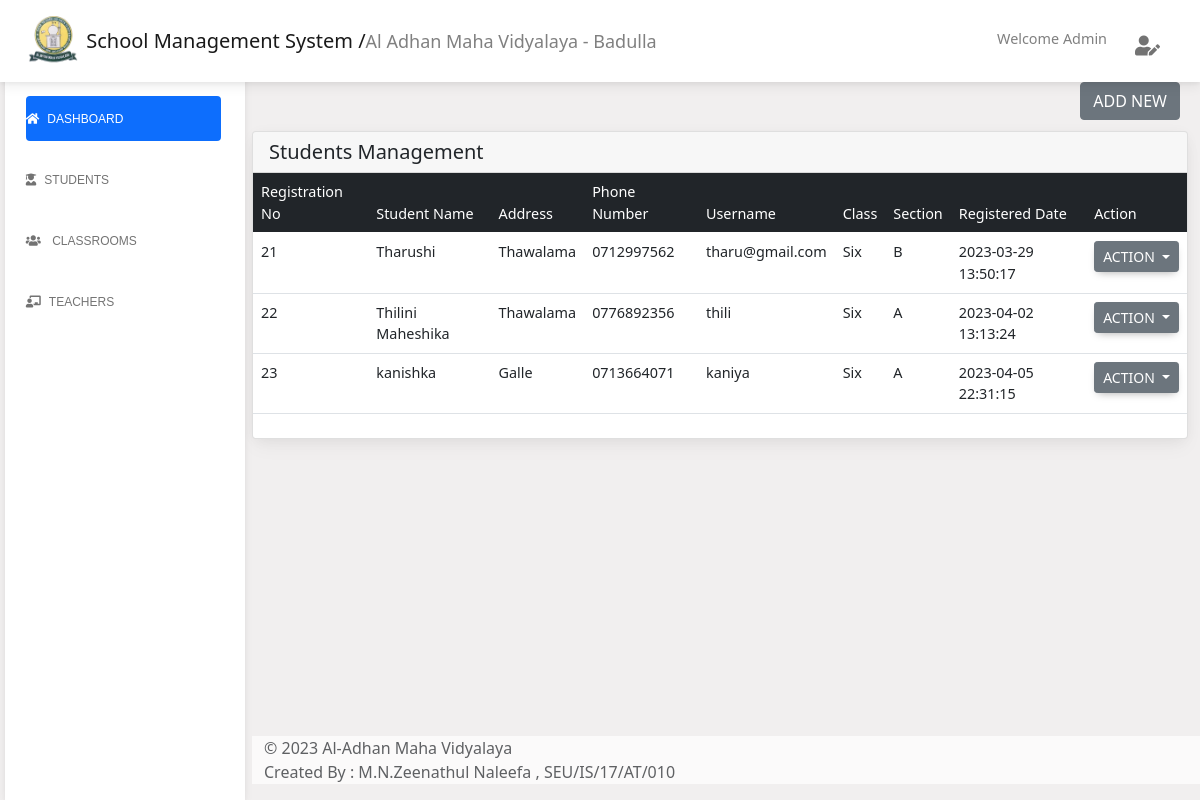
Screenshot of /admin/student.php (signed in) with the database file from the repository.
### tables this page shows
CREATE TABLE `student` (
  `reg_no` int(11) NOT NULL,
  `std_name` varchar(255) NOT NULL,
  `std_address` varchar(255) NOT NULL,
  `std_phone` varchar(10) NOT NULL,
  `std_uname` varchar(255) NOT NULL,
  `cls_id` int(11) NOT NULL,
  `sec_id` int(255) NOT NULL,
  `std_pass` varchar(8) NOT NULL,
  `reg_date` datetime NOT NULL,
  `is_deleted` int(2) NOT NULL
);

CREATE TABLE `class` (
  `cls_id` int(255) NOT NULL,
  `cls_name` varchar(255) NOT NULL,
  `is_deleted` int(2) NOT NULL
);

CREATE TABLE `section` (
  `sec_id` int(255) NOT NULL,
  `cls_id` varchar(255) NOT NULL,
  `sec_name` varchar(255) NOT NULL,
  `is_assigned` int(2) NOT NULL,
  `is_deleted` int(2) NOT NULL
);

### server/include/fetch.php (called while the page is built, shortened)
<?php
    function fetchStudent(){
        include 'connection.php';
        $viewstd = "SELECT * FROM student WHERE is_deleted = '0'";
        return mysqli_query($con, $viewstd);
    }
?>

### server/include/common.php (called while the page is built, shortened)
<?php
    function getSecById($sec_id){
        include 'connection.php';
        $q1= "SELECT * FROM section WHERE sec_id='$sec_id' AND is_deleted='0'";
        return mysqli_query($con,$q1);
    }
    function getClassbyID($cls_id){
        include 'connection.php';
        $viewcls = "SELECT * FROM class WHERE cls_id='$cls_id' AND is_deleted='0'";
        return mysqli_query($con,$viewcls);
    }
?>

### admin/student.php (the view, shortened to what this page needs)
<?php include 'pages/header.php';
session_start();?>
<main class="main-content position-relative max-height-vh-100 h-100 mt-1 border-radius-lg ">
    <?php include 'navbar.php'; ?>
    <div class="container-fluid py-4">
        <div class="row">
        <?php if (isset($_SESSION['admin'])) { ?>
            <div class="d-grid gap-2 d-md-flex justify-content-md-end" style="padding-bottom:0.7rem;">
                <button class="btn btn-secondary me-md-2" type="button" data-bs-toggle="modal"
                    data-bs-target="#exampleModal">Add New</button>
            </div>
            <?php } ?>
        </div>
        <div class="col-12">
            <div class="card mb-4">
                <div class="card-header pb-0">
                    <h5>Students Management</h5>
                </div>
                <div class="card-body px-0 pt-0 pb-2">
                    <div class="table-responsive p-0">
                        <table class="table">
                            <thead class="table-dark" style="width: 100%;">
                                <tr>
                                    <th>Registration No</th>
                                    <th>Student Name</th>
                                    <th>Address</th>
                                    <th>Phone Number</th>
                                    <?php if (isset($_SESSION['admin'])) { ?>
                                    <th>Username</th>
                                    <?php } ?>
                                    <th>Class</th>
                                    <th>Section</th>
                                    <th>Registered Date</th>
                                    <?php if (isset($_SESSION['admin'])) { ?>
                                    <th colspan="2">Action</th>
                                    <?php } ?>
                                </tr>
                            </thead>
                            <tbody>
                                <?php
                                    if (isset($_SESSION['student'])) {
                                        $getstd = getStuById($_SESSION['student']);
                                    }else{
                                        $getstd = fetchStudent();
                                    }
                                    while ($row = mysqli_fetch_assoc($getstd)) {
                                        $id = $row['reg_no'];
                                        $name = $row['std_name'];
                                        $address = $row['std_address'];
                                        $phone = $row['std_phone'];
                                        $uname = $row['std_uname'];
                                        $cls_id = $row['cls_id'];
                                        $sec_id = $row['sec_id'];
                                        $regdate = $row['reg_date'];
                                ?>
                                <tr>
                                    <td><?php echo $id; ?></td>
                                    <td><?php echo $name; ?></td>
                                    <td><?php echo $address; ?></td>
                                    <td><?php echo $phone; ?></td>
                                    <?php if (isset($_SESSION['admin'])) { ?>
                                    <td><?php echo $uname; ?></td> <?php } ?>
                                    <?php
                                            $cls = getClassbyID($cls_id);
                                            while($row1 = mysqli_fetch_assoc($cls)){
                                                $cls_name = $row1['cls_name'];
                                        ?>
                                    <td><?php echo $cls_name; ?></td>
                                    <?php } ?>
                                    <?php
                                            $sec = getSecById($sec_id);
                                            while($row2 = mysqli_fetch_assoc($sec)){
                                                $sec_name = $row2['sec_name'];
                                        ?>
                                    <td><?php echo $sec_name; ?></td>
                                    <?php } ?>
                                    <td><?php echo $regdate; ?></td>
                                    <?php if (isset($_SESSION['admin'])) { ?>
                                    <td>
                                        <div class="btn-group" role="group">
                                            <button id="btnGroupDrop1" type="button"
                                                class="btn btn-secondary btn-sm dropdown-toggle"
                                                data-bs-toggle="dropdown" aria-expanded="false">
                                                Action
                                            </button>
                                        </div>
                                    </td>
                                    <?php } ?>
                                </tr>
                                <?php } ?>
                            </tbody>
                        </table>
                    </div>
                </div>
            </div>
        </div>
        <?php include 'pages/footer.php'; ?>
    </div>
</main>
</body>
</html>

### admin/assets/css/main.css (style rules this page uses)
@media (min-width: 991.98px) { main { padding-left: 240px; } }

### rows the page displays
student: reg_no "21", std_name "Tharushi", std_address "Thawalama", std_phone "0712997562", std_uname "tharu@gmail.com", reg_date "2023-03-29 13:50:17"
class: cls_name "Six"
section: sec_name "B"
student: reg_no "22", std_name "Thilini Maheshika", std_address "Thawalama", std_phone "0776892356", std_uname "thili", reg_date "2023-04-02 13:13:24"
section: sec_name "A"
student: reg_no "23", std_name "kanishka", std_address "Galle", std_phone "0713664071", std_uname "kaniya", reg_date "2023-04-05 22:31:15"
